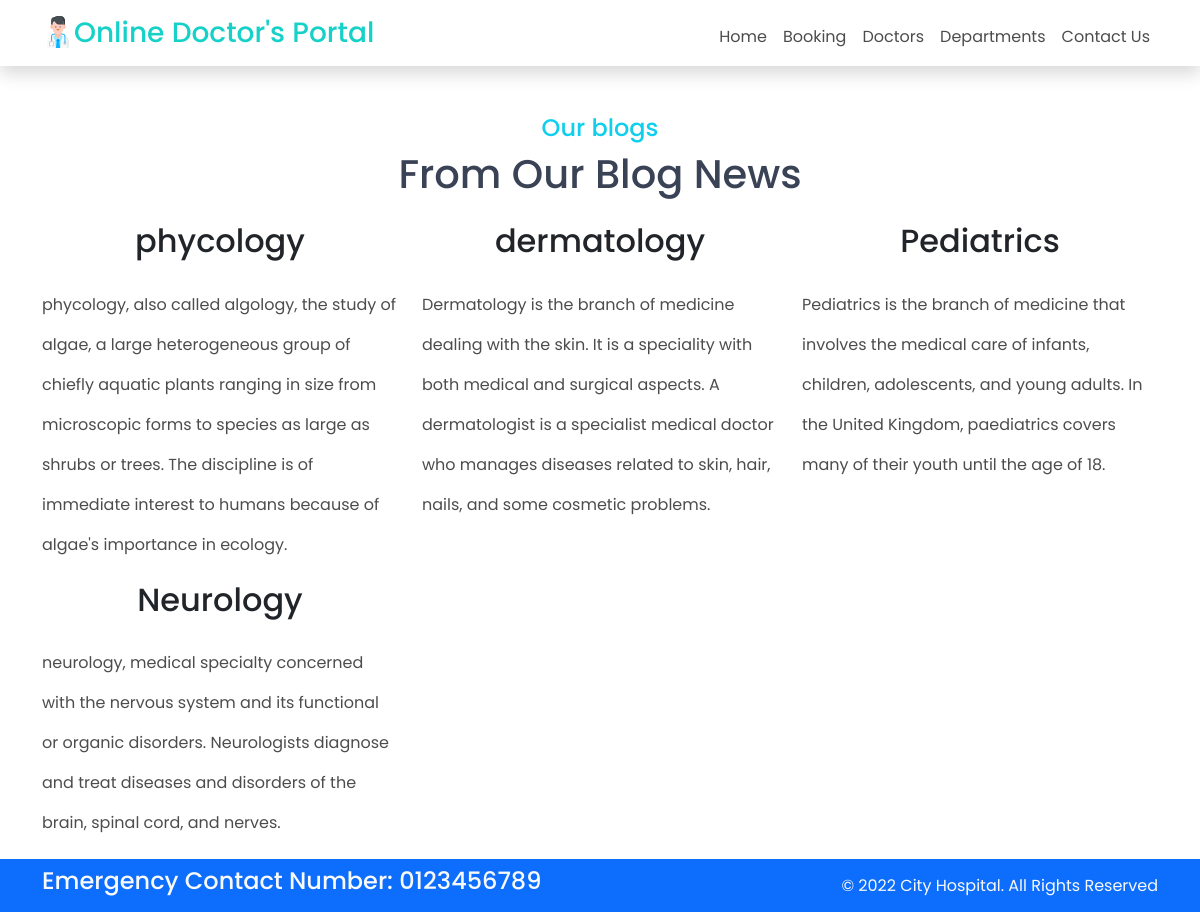
Page /department/ on the committed database.
### home/models.py (models this page shows, shortened)
class Department(models.Model):
    dep_name=models.CharField(max_length=100)
    dep_description=models.TextField()

### home/views.py (the view)
# urls.py: path('department/',views.department,name='department'),
def department(request):
    dict_dept={
        'dept':Department.objects.all()
    }
    return render(request, 'department.html',dict_dept)

### templates/department.html (shortened to what this page needs)
{% extends 'base.html' %}
{% block content%}
<h4 class="text-center pt-5" style="color: #0fcfec;">Our blogs </h4>
<h1 class="text-center headh1">From Our Blog News</h1>
<div class="container pt-3">
    <div class="row">
        {% for d in dept %}
        <div class="col-sm-4">
            <h2 class="font-weight-light pb-3 text-center">{{d.dep_name}}</h2>
            <p class="headp">{{d.dep_description}}</p>
        </div>
        {% endfor %}
    </div>
</div>
{% endblock%}

### static/css/style.css (style rules this page uses)
* { font-family: 'Barlow', sans-serif; font-family: 'Poppins', sans-serif; }
.headh1 { font-size: 40px; color: #3a4256; }
.headp { color: rgba(0, 0, 0, 0.7); line-height: 40px; }

### rows in the picture
Department: dep_name "phycology", dep_description "phycology, also called algology, the study of algae, a large heterogeneous group of chiefly aquatic plants ranging in size from microscopic forms to species as large as shrubs or trees. The discipline is of immediate interest to humans because of algae's importance in ecology."
Department: dep_name "dermatology", dep_description "Dermatology is the branch of medicine dealing with the skin. It is a speciality with both medical and surgical aspects. A dermatologist is a specialist medical doctor who manages diseases related to skin, hair, nails, and some cosmetic problems."
Department: dep_name "Pediatrics", dep_description "Pediatrics is the branch of medicine that involves the medical care of infants, children, adolescents, and young adults. In the United Kingdom, paediatrics covers many of their youth until the age of 18."
Department: dep_name "Neurology", dep_description "neurology, medical specialty concerned with the nervous system and its functional or organic disorders. Neurologists diagnose and treat diseases and disorders of the brain, spinal cord, and nerves."
